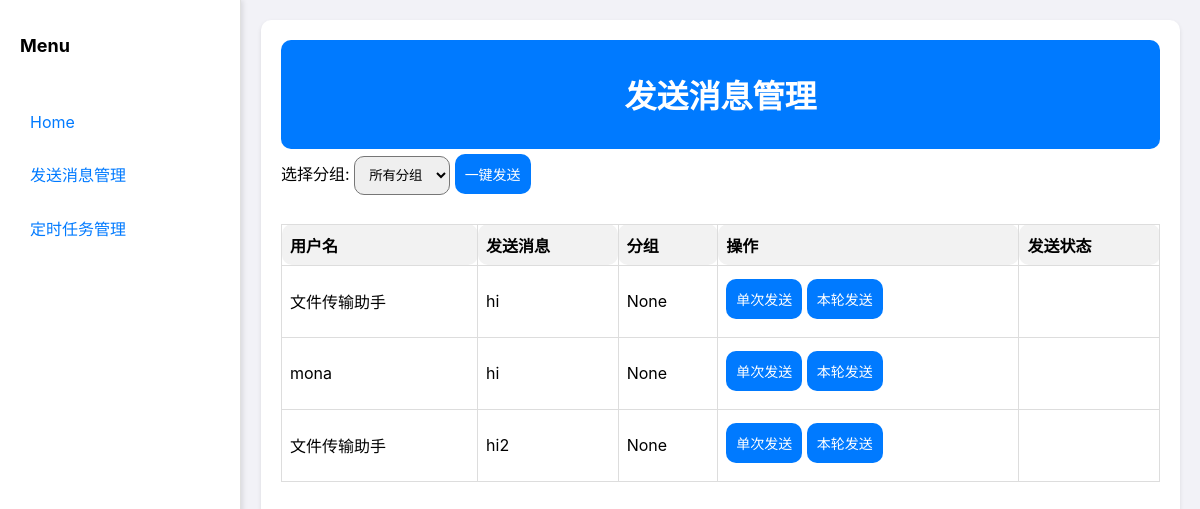
The page /send_message_management/ on the database as committed earlier.
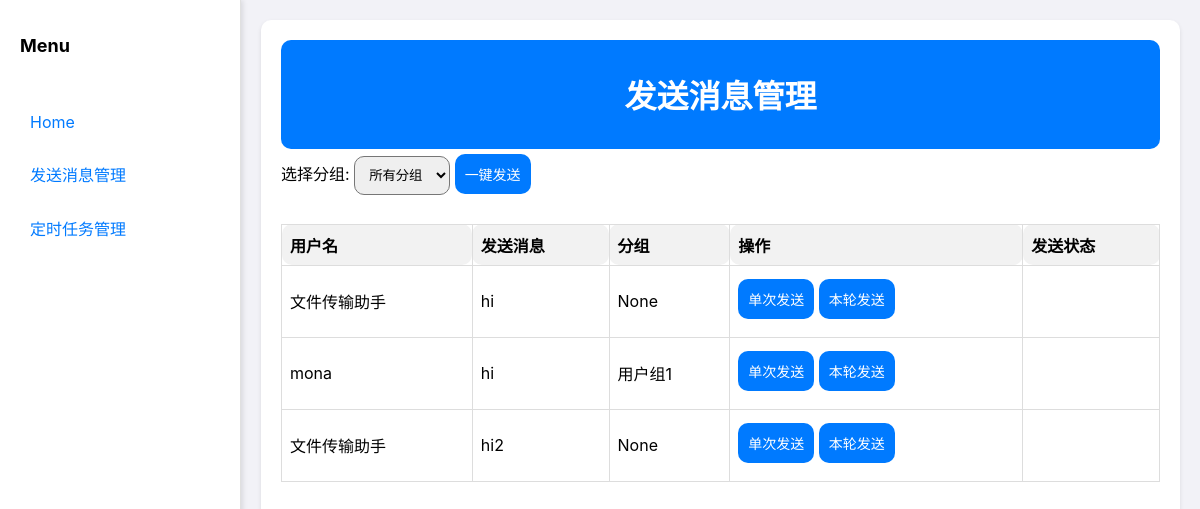
The same page on the database as committed later.
### client_app/models.py (models this page shows, shortened)
class Message(models.Model):
    user = models.ForeignKey(WechatUser, on_delete=models.CASCADE)
    text = models.TextField()
    @property
    def group(self):
        return self.user.group

class WechatUser(models.Model):
    username = models.CharField(max_length=255, unique=True)
    wechatid = models.CharField(max_length=255, unique=True, blank=True, null=True)
    date_added = models.DateTimeField(blank=True, null=True)
    group = models.CharField(max_length=255, blank=True, null=True)  # 新增分组字段

### client_app/views.py (the view)
# urls.py: path('send_message_management/', send_message_management, name='send_message_management'),
def send_message_management(request):
    messages = Message.objects.all()
    groups = WechatUser.objects.values_list('group', flat=True).distinct()  # 获取所有分组
    return render(request, 'send_message_management.html', {'messages': messages, 'groups': groups})

### client_app/templates/send_message_management.html (shortened to what this page needs)
<!DOCTYPE html>
<html lang="en">
<head>
</head>
<body>
<div class="sidebar">
    <h2>Menu</h2>
    <ul>
        <li><a href="{% url 'home' %}">Home</a></li>
        <li><a href="{% url 'send_message_management' %}">发送消息管理</a></li>
        <li><a href="{% url 'schedule_management' %}">定时任务管理</a></li>
    </ul>
</div>
<div class="content">
    <div class="topbar">
        <h1>发送消息管理</h1>
    </div>
    <div>
        <label for="groupFilter">选择分组:</label>
        <select id="groupFilter" onchange="filterMessages()">
            <option value="all">所有分组</option>
        </select>
        <button type="button" onclick="sendGroupMessage()">一键发送</button>
    </div>
    <table>
        <thead>
        <tr>
            <th>用户名</th>
            <th>发送消息</th>
            <th>分组</th>
            <th>操作</th>
            <th>发送状态</th>
        </tr>
        </thead>
        <tbody id="messageContainer">
        {% for message in messages %}
            <tr data-group="{{ message.group }}">
                <td>{{ message.user.username }}</td>
                <td>{{ message.text }}</td>
                <td>{{ message.group }}</td>
                <td>
                    <form method="post" onsubmit="return sendMessage(this);">
                        <button type="submit">单次发送</button>
                        <button type="button" class="skip-button" onclick="toggleSkip(this)">本轮发送</button>
                    </form>
                </td>
                <td>
                </td>
            </tr>
        {% endfor %}
        </tbody>
    </table>
</div>
</body>
</html>

Rows that differ between the two databases and show on the page:
changed through a linked row, Message "mona": group "None" → "用户组1"
